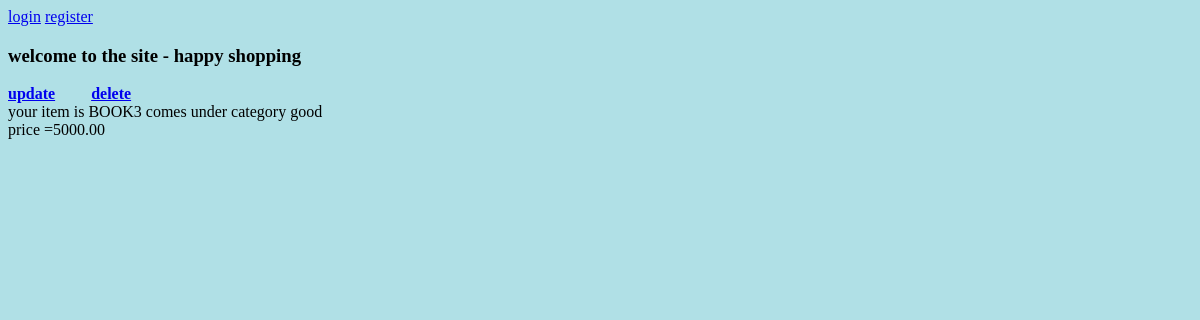
The page /detailsview/3 on the database as committed earlier.
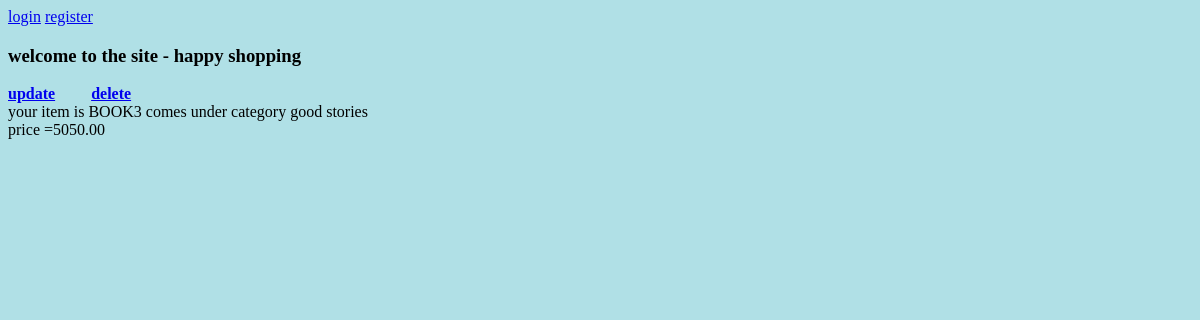
The same page on the database as committed later.
### classitems/models.py (models this page shows, shortened)
class newitems(models.Model):
    title=models.CharField(max_length=50)
    description=models.CharField(max_length=100)
    price=models.DecimalField(decimal_places=2,max_digits=1000)

### classitems/views.py (the view)
# urls.py: path('detailsview/<int:id>',ItemsDetailview.as_view(),name='itemsdetailview'),
class ItemsDetailview(DetailView):
    template_name = 'classfiles/newitems_detail.html'
    def get_object(self, queryset=None):
        id_=self.kwargs.get('id')
        return get_object_or_404(newitems,id=id_)

### templates/classfiles/newitems_detail.html
{% extends 'home.html' %}
{% block content %}
<b><a href="../../update/{{object.id}}">update</a></b>&emsp;&emsp;&nbsp;<b><a href="../../deleteitem/{{object.id}}">delete</a></b> <br>
 your item is {{object.title|upper}} comes under category {{object.description}} </br>
 price ={{object.price}}
{% endblock %}

Rows that differ between the two databases and show on the page:
changed newitems "BOOK3": description "good" → "good stories"; price "5000.00" → "5050.00"
